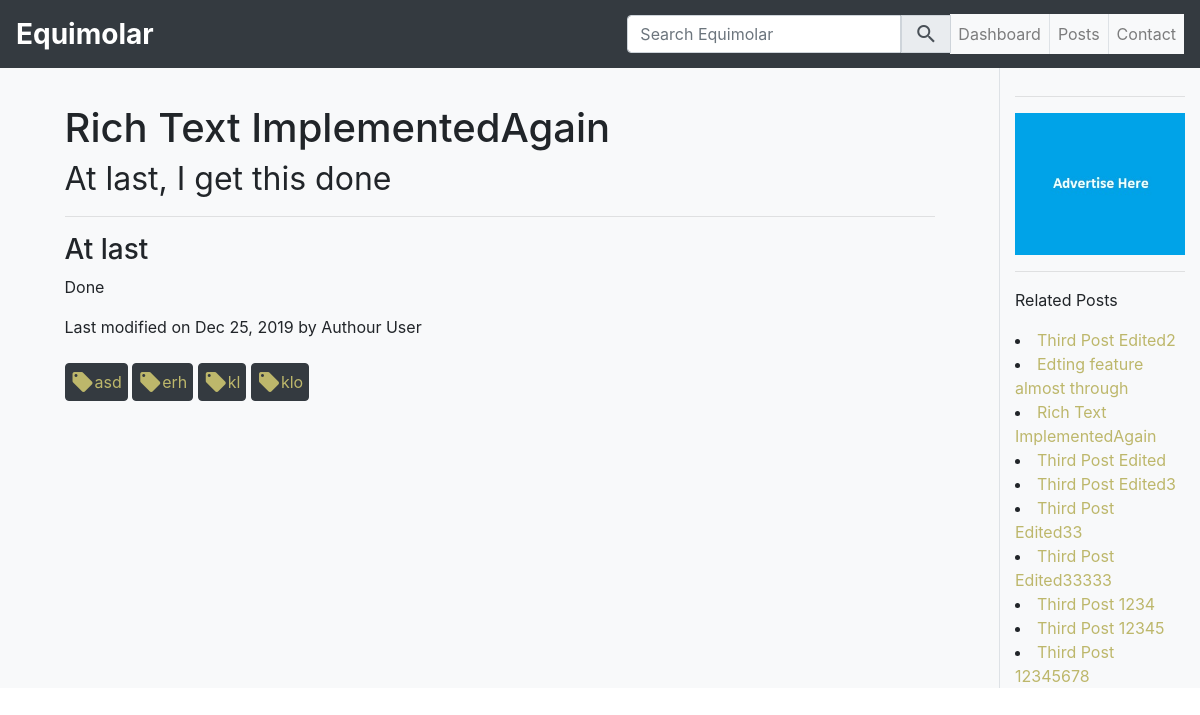
The page /rich-text-implemented on the database as committed earlier.
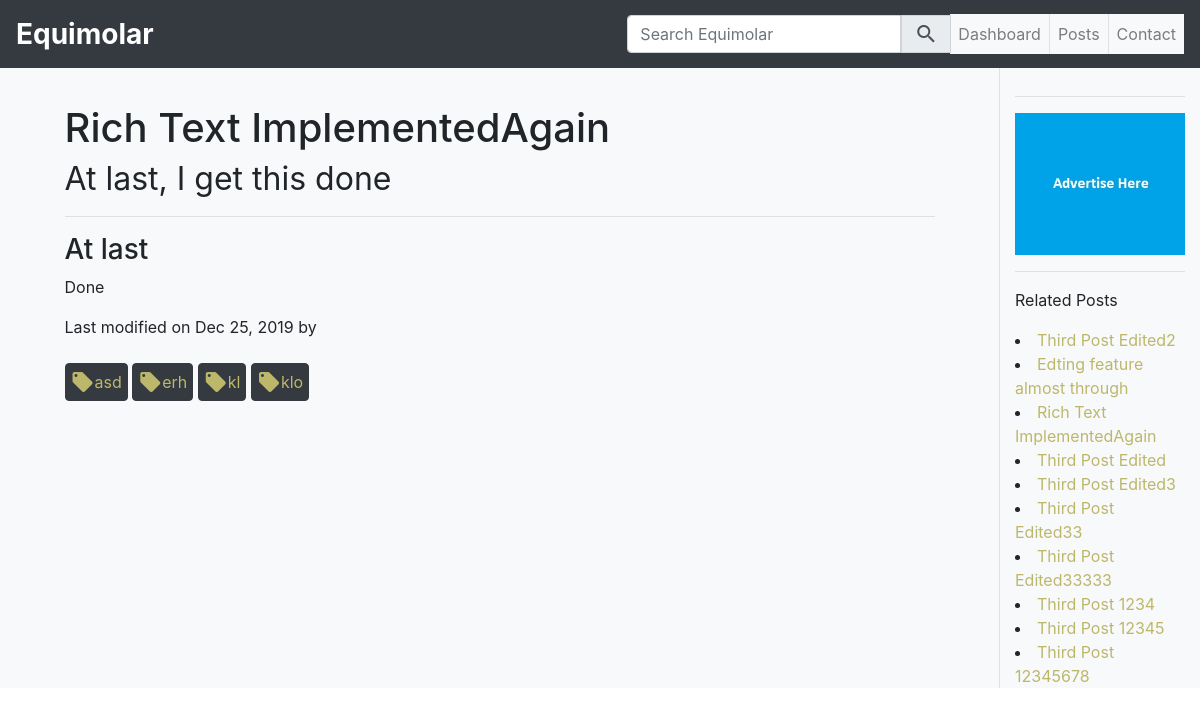
The same page on the database as committed later.
### equimolar_blog/models.py (models this page shows, shortened)
class User(db.Model, UserMixin):
    id = db.Column(db.Integer, primary_key=True)
    username = db.Column(db.String(64), index=True, unique=True)
    email = db.Column(db.String(128), unique=True)
    password = db.Column(db.String(128))
    active = db.Column(db.Boolean(), default=True)
    confirmed_at = db.Column(db.DateTime(), default = datetime.date(datetime.utcnow()))
    roles = db.relationship(
        'Role',
        secondary=roles_users,
        backref=db.backref('users', lazy='dynamic')
    )
    articles_ids = db.Column(db.Integer, db.ForeignKey('articles.id'))

### equimolar_blog/views.py (the view)
@app.route('/<slug>')
def show_article_post(slug):
    article = Article.query.filter_by(slug=slug).first()
    if article==None:
        abort(404)
    article.content = markdown(article.content)
    tag_names = [x.name for x in article.tags]
    related_articles = Article.query.filter(
                        Article.tags.any(Tag.name.in_(tag_names))).order_by(
                        Article.last_mod_date.desc()).all()
    return render_template('equimolar/post_slug.html',
                           article = article,
                           related_articles = related_articles)

### equimolar_blog/models.py (called while the page is built)
    def __repr__(self):
        return '<Tag {}>'.format(self.name)

### equimolar_blog/utilities.py (called while the page is built)
def blog_date(dateobj):
    return dateobj.strftime('%b %d, %Y')

def can_edit(current_user, authour):
    if current_user.is_authenticated:
        if current_user.has_role('Editor'):
            return True
        if authour==current_user.username:
            return True
    return False

### equimolar_blog/templates/equimolar/post_slug.html (shortened to what this page needs)
{% extends 'equimolar/base.html' %}
{% block main %}
    <h1>{{ article.title }}<br><small>{{ article.summary }}</small></h1>
    <hr>
    {{ article.content|safe }}
    {% if article.last_mod_date %}
        <p>
            Last modified on {{ blog_date(article.last_mod_date) }} by
            {{ article.authour.first().username }}
        </p>
    {% endif %}
    {% if article.tags %}
        {% for tag in article.tags %}
            <button class="btn btn-dark mt-2"><a href="/tag/{{ tag.id }}">
                <span class="row h-100 align-items-center px-2">
                    <i class="material-icons">local_offer</i>
                    {{ tag.name }}
                </span></a>
            </button>
        {% endfor %}
    {% endif %}
{% endblock %}
{% block sidebar %}
    {% if related_articles %}
        <p>Related Posts</p>
        {% for related in related_articles %}
            <li><a href="/{{ related.slug }}">{{ related.title }}</a></li>
        {% endfor %}
    {% endif %}
{% endblock %}

Rows that differ between the two databases and show on the page:
no longer on this page (row edited): User: authour.first "Authour User"
